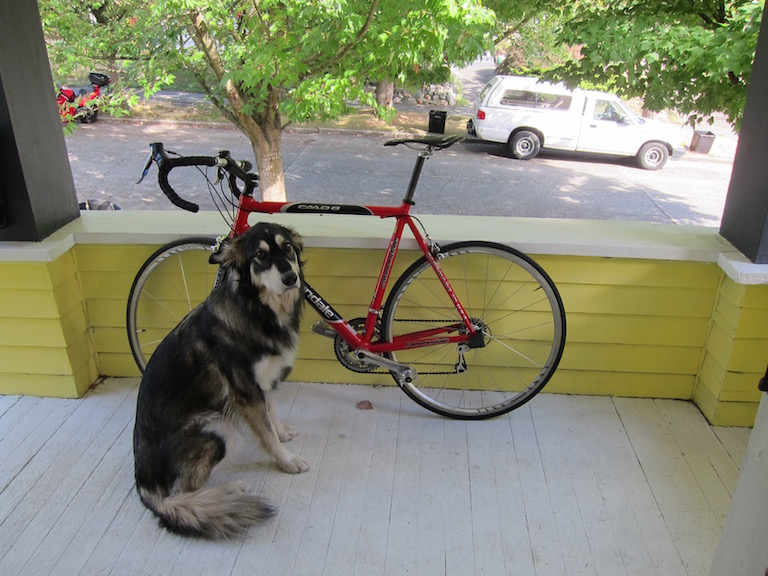
#> input picture dog.jpg, 768 x 576 px
$ python objdetect.py
#> lines starting #> are read from the running program, lines starting #| are printed output that depends on the picture; after the words box and inside, x2 and y2 are one past the last pixel; in counts of white or black regions, pixels touching at a corner belong together

import cv2
import numpy as np

# =======================
# 1. Read and display image
# =======================
image_path = "dog.jpg"   # change path if needed
img = cv2.imread(image_path)
#> img is the input picture: shape (576, 768, 3); mean B, G, R 114.1, 135.7, 134.4

if img is None:
    raise FileNotFoundError("Image not found")

cv2.imshow("Original Image", img)
cv2.waitKey(0)

# =======================
# Convert to grayscale
# =======================
gray = cv2.cvtColor(img, cv2.COLOR_BGR2GRAY)
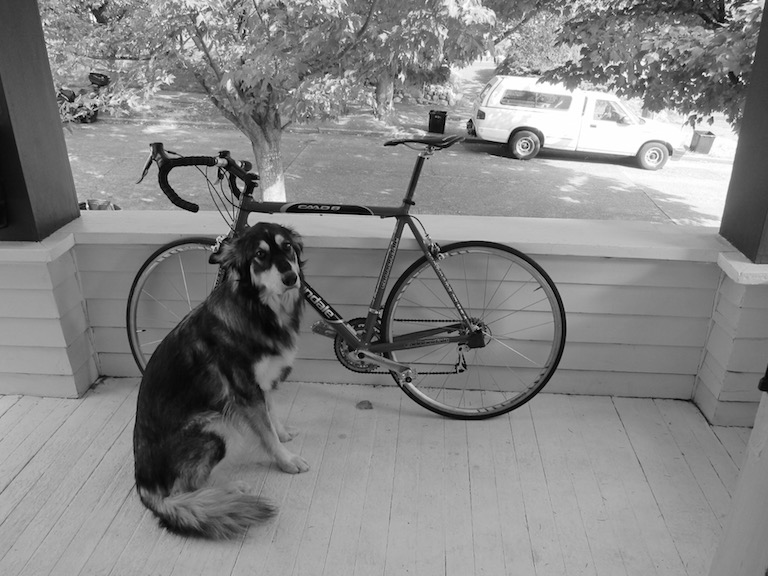
#> gray: shape (576, 768); min 0, max 255, mean 132.8

# =======================
# 2. Edge Detection
# =======================
edges = cv2.Canny(gray, 50, 200)
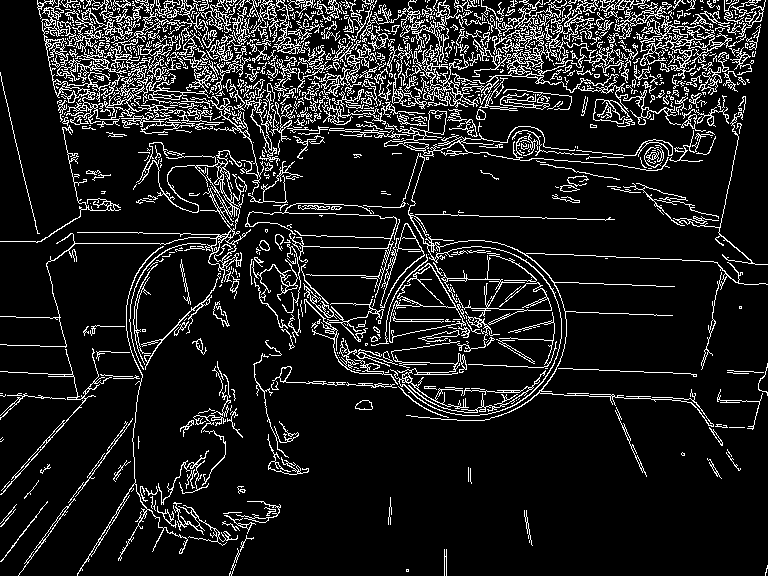
#> edges: shape (576, 768); 11.7% white in thin lines or dots
cv2.imshow("Edge Detection", edges)
cv2.waitKey(0)

# =======================
# 3. Thresholding
# =======================
_, thresh = cv2.threshold(gray, 120, 255, cv2.THRESH_BINARY)
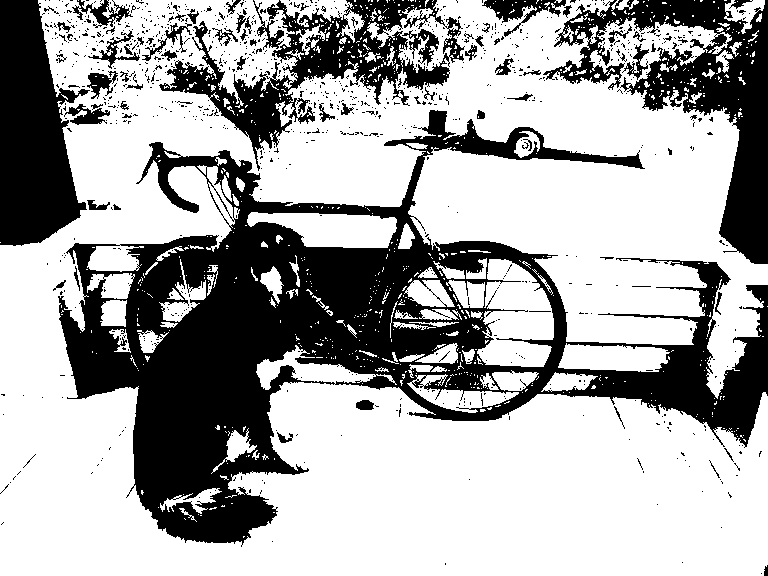
#> thresh: shape (576, 768); 66.2% white; 979 black regions (906 under 20 px)
cv2.imshow("Threshold Image", thresh)
cv2.waitKey(0)

# =======================
# 4. Contour Extraction
# =======================
contours, _ = cv2.findContours(
    thresh, cv2.RETR_EXTERNAL, cv2.CHAIN_APPROX_SIMPLE
)
#> contours = 796 contours, 724 with area under 20; largest, box (x1, y1, x2, y2) and area: (0, 0, 768, 576) 263866, (477, 259, 554, 367) 5671, (247, 212, 397, 248) 3520, (558, 343, 670, 372) 2348, (407, 374, 519, 413) 1638

contour_img = img.copy()
cv2.drawContours(contour_img, contours, -1, (0, 255, 0), 2)
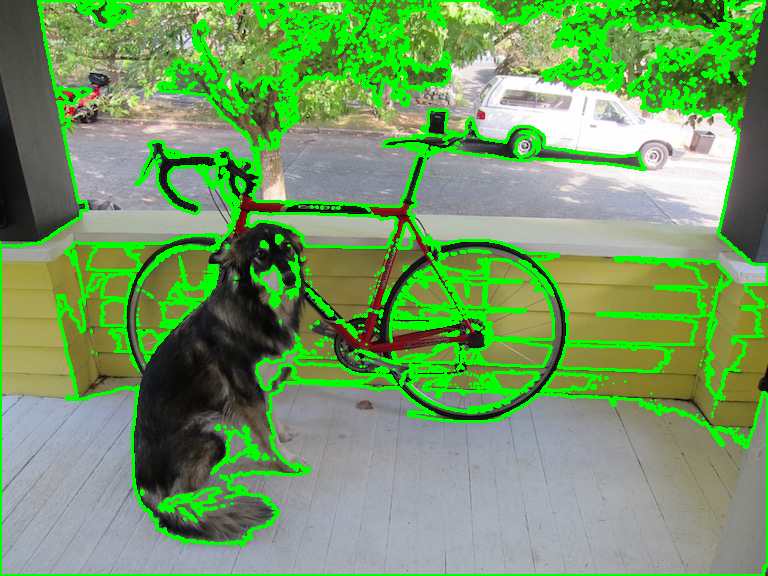
#> contour_img: shape (576, 768, 3); 15.64% of pixels changed, all inside (x1, y1, x2, y2) = (0, 0, 768, 576)

cv2.imshow("Contours", contour_img)
cv2.waitKey(0)

# =======================
# 5. Simple Shape Detection
# =======================
shape_img = img.copy()

for cnt in contours:
    area = cv2.contourArea(cnt)
    if area < 500:
        continue

    peri = cv2.arcLength(cnt, True)
    approx = cv2.approxPolyDP(cnt, 0.02 * peri, True)

    x, y, w, h = cv2.boundingRect(approx)
    corners = len(approx)

    if corners == 3:
        shape_name = "Triangle"
    elif corners == 4:
        ar = w / float(h)
        shape_name = "Square" if 0.95 <= ar <= 1.05 else "Rectangle"
    elif corners > 4:
        shape_name = "Circle"
    else:
        shape_name = "Unknown"

    cv2.rectangle(shape_img, (x, y), (x + w, y + h), (255, 0, 0), 2)
    cv2.putText(
        shape_img,
        shape_name,
        (x, y - 10),
        cv2.FONT_HERSHEY_SIMPLEX,
        0.6,
        (255, 0, 0),
        2,
    )
#> this loop made 796 passes
#> (area, peri, x, y, w, h, corners, ar) on passes 172, 258: (2347.5, 293, 558, 343, 112, 29, 4, 3.86), (558.5, 111.4, 101, 300, 26, 27, 4, 0.963)
#> (area, peri, x, y, w, h, corners, shape_name) on passes 94, 102, 109, 306, 307, 324: (1638, 392.2, 407, 374, 112, 39, 6, 'Circle'), (625.5, 152.3, 541, 372, 57, 20, 5, 'Circle'), (606.5, 121.2, 492, 370, 47, 21, 8, 'Circle'), (647.5, 161.2, 446, 281, 39, 27, 7, 'Circle'), (859.5, 166.3, 404, 280, 51, 27, 7, 'Circle'), (752.5, 191.3, 87, 274, 48, 25, 6, 'Circle')
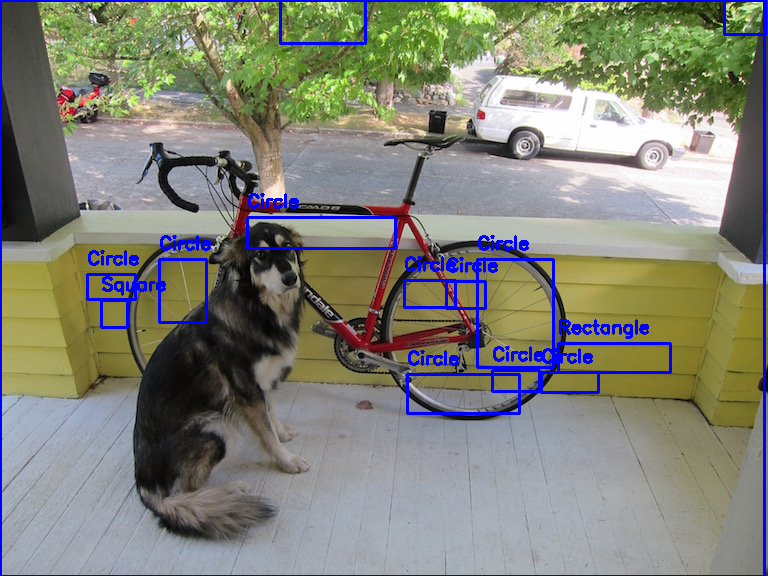
#> shape_img: shape (576, 768, 3); 3.88% of pixels changed, all inside (x1, y1, x2, y2) = (0, 0, 767, 576)

cv2.imshow("Shape Detection", shape_img)
cv2.waitKey(0)

# =======================
# 6. Face Detection
# =======================
face_cascade = cv2.CascadeClassifier(
    cv2.data.haarcascades + "haarcascade_frontalface_default.xml"
)

if face_cascade.empty():
    raise IOError("Face cascade XML not found")

face_img = img.copy()
gray_face = cv2.cvtColor(face_img, cv2.COLOR_BGR2GRAY)

faces = face_cascade.detectMultiScale(gray_face, 1.1, 5)
#> faces = ()

for (x, y, w, h) in faces:
    cv2.rectangle(face_img, (x, y), (x + w, y + h), (0, 0, 255), 2)
#> this loop made 0 passes

cv2.imshow("Face Detection", face_img)
cv2.waitKey(0)

cv2.destroyAllWindows()
